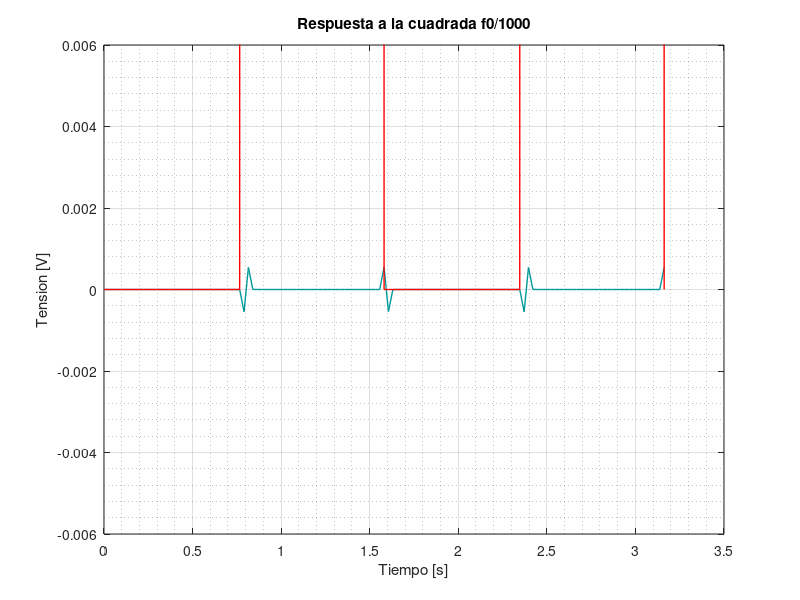

Reproduce this figure in MATLAB. (Note: this script raises an error after producing the figure.)
clear all; 
close all;
clc; 

xcyan = (1/255)*[0,153,153];
dblue = (1/255)*[0,0,51];
s = tf('s'); 

H = (s^2 * 2.527e9) /(s^4 + s^3 * 7.153e4 + s^2 * 2.558e9 + s * 1.13e12 + 2.494e14);



w0 = 3973.965;
f0 = w0/(2*pi);

%cuadrada frecuencia muy baja



[cuad,t] = gensig("SQUARE" , 1000/f0 , 2000/f0); 
figure(5)
[y_cuad,t_cuad] = lsim(H,cuad,t); 
plot(t_cuad,y_cuad, 'linewidth',1,'color',xcyan)
hold on
plot(t,cuad,'linewidth', 1,'color','r')
axis([0, 3.5, -6e-3, 6e-3])
xlabel("Tiempo [s]")
ylabel("Tension [V]")
title("Respuesta a la cuadrada f0/1000")
grid on
grid minor
hold off

ax = gca;
set(gca, 'color', dblue);
set(gcf, 'color', dblue);
ax.Title.Color = 'white';
ax.XLabel.Color = 'white';
ax.YLabel.Color = 'white';
ax.XColor = 'white';
ax.YColor = 'white';
ax.GridAlpha = 0.5;
ax.GridColor = 'white';
ax.MinorGridColor = 'white';
ax.MinorGridAlpha = 0.5;


%cuadrada frecuencia muy alta y comparacion con step
[y_step,t_step] = step(H);



[cuad,t] = gensig("SQUARE" , 1/(1000*f0) , 17000/(1000*f0)); 
figure(6)
[y_cuad,t_cuad] = lsim(H,cuad,t); 
plot(t_cuad,y_cuad, 'linewidth',2.5,'color',xcyan)
hold on
plot(t_step, y_step,'linewidth',1,'color','r');
xlabel("Tiempo [s]")
ylabel("Tension [V]")
title("Respuesta a la cuadrada 1000*f0")
grid on
grid minor
hold off

ax = gca;
set(gca, 'color', dblue);
set(gcf, 'color', dblue);
ax.Title.Color = 'white';
ax.XLabel.Color = 'white';
ax.YLabel.Color = 'white';
ax.XColor = 'white';
ax.YColor = 'white';
ax.GridAlpha = 0.5;
ax.GridColor = 'white';
ax.MinorGridColor = 'white';
ax.MinorGridAlpha = 0.5;
